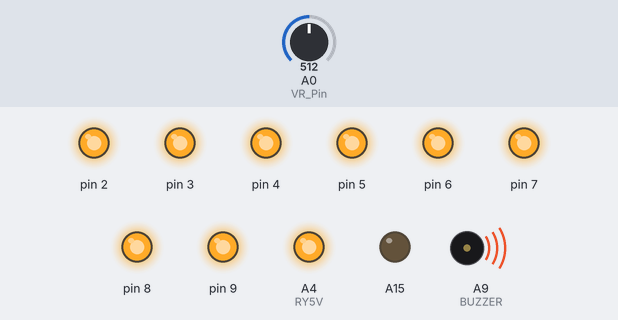
A sketch run on a simulated Arduino Mega 2560, built with avr-gcc and run on an emulated ATmega2560. On the bench: output pins drawn as LEDs (lit = HIGH), buzzer (waves = sounding, pin HIGH). Dashed ring = blinking. The test bench sets the inputs (shaded band); at power-on: A0 (VR_Pin) = 512.

Above: at 1.8 s.
1.9 s: A0 (VR_Pin) set to 494
At 3.77 s:
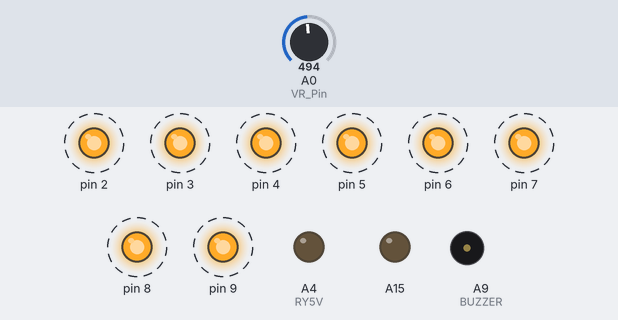
5.5 s: A0 (VR_Pin) set to 0
7.5 s: A0 (VR_Pin) set to 122
At 7.68 s:
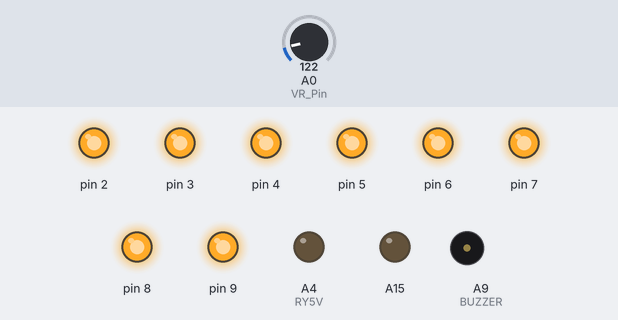
11.0 s: A0 (VR_Pin) set to 716
At 13.1 s:
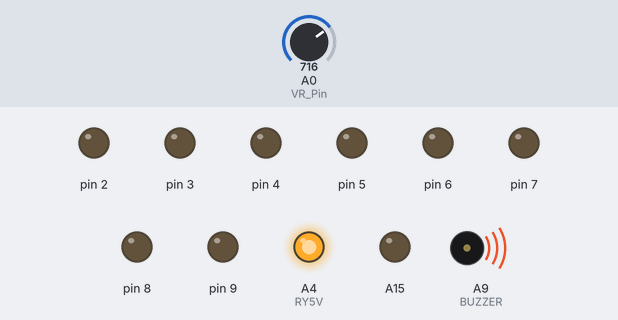
15.1 s: A0 (VR_Pin) set to 490
At 16.19 s:
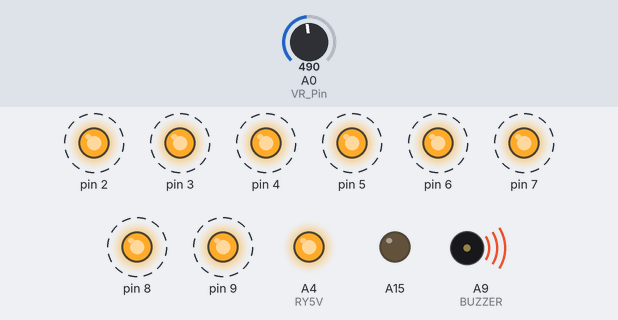
18.9 s: A0 (VR_Pin) set to 510
At 21.3 s:
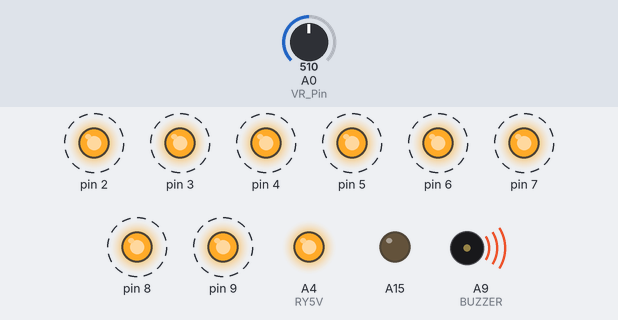
Timing chart, 0 to 23.9 s (numbered marks = the images above; inputs shaded):
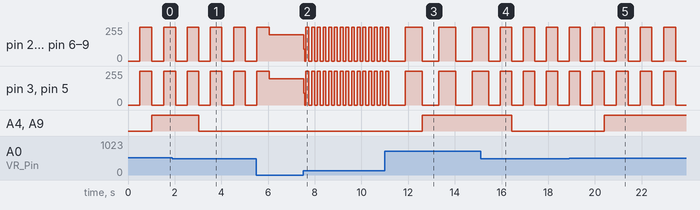

The sketch:

pra_wee3_03.ino
```cpp
int BASE = 2;  //第一顆 LED 接的 I/O 腳
int NUM = 8;   //LED 的總數
int index = 0; //跑馬燈的計數指標，由0開始　
int D = 1000;  //延遲的時間
int VR_Pin =A0;
int VR_Value = 0;
int BUZZER = A9;
int RY5V = A4;

// the setup routine runs once when you press reset:
void setup() {

   for (int i = BASE; i < BASE + NUM; i ++) {
     pinMode(i, OUTPUT);   //設定數字I/O腳為輸出
   }
   pinMode(BUZZER,OUTPUT);
   pinMode(VR_Pin,INPUT);
   pinMode(A15, OUTPUT);
   digitalWrite(A15, LOW);
   pinMode(RY5V,OUTPUT);
   digitalWrite(RY5V,LOW);
}

// the loop routine runs over and over again forever:
void loop() {
   VR_Value = analogRead(VR_Pin);
   for (int i = BASE; i < BASE + NUM; i ++) { //設定數字I/O腳輸出為"低"，即沒有輸出
     digitalWrite(i, LOW);
   }
   delay(VR_Value);
   for (int i = BASE; i < BASE + NUM; i ++) {
     digitalWrite(i, HIGH);    //設定數字I/O腳輸出為"低"，即沒有輸出
   }
   delay(VR_Value);
    if(VR_Value>500){
      digitalWrite(BUZZER, HIGH);
      digitalWrite(RY5V,HIGH);
     }
    else{
      digitalWrite(BUZZER, LOW);
      digitalWrite(RY5V,LOW);
    }
}
```

Measured:
- the behaviour switches between 501 and 500 on A0 (VR_Pin) (found by bisection; images 0 and 1)
- after the input at 1.9 s, A4 (RY5V), A9 (BUZZER): HIGH → LOW after 1.1 s
- after the input at 7.5 s, pin 2, pin 4, pin 6–9: 197/255 → 89/255 at once, then moves between 0/255 and 255/255, repeating every 0.73 s; pin 3, pin 5: 196/255 → 88/255 at once, then moves between 0/255 and 255/255, repeating every 0.73 s
- after the input at 11.0 s, A4 (RY5V), A9 (BUZZER): LOW → HIGH after 1.6 s
- after the input at 15.1 s, pin 2–9: alternates 255/255 for 0.49 s and 0/255 for 0.49 s, starting after 0.85 s; A4 (RY5V), A9 (BUZZER): HIGH → LOW after 1.3 s
- after the input at 18.9 s, A4 (RY5V), A9 (BUZZER): LOW → HIGH after 1.5 s
- by itself, pin 2–9: alternates 255/255 for 0.49 s and 0/255 for 0.49 s
